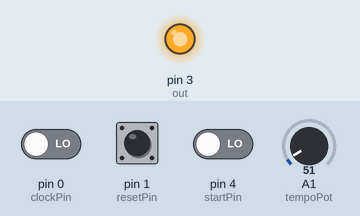
Bench run of a sketch on a simulated Arduino Uno, built with avr-gcc and run on an emulated ATmega328P. On the bench: output pins drawn as LEDs (lit = HIGH). The test bench sets the inputs (shaded band); at power-on: pin 0 (clockPin) LOW, pin 4 (startPin) LOW, pin 1 (resetPin) LOW, A1 (tempoPot) = 51.

Above: at 0.01 s.
At 1.3 s:
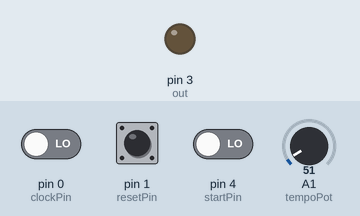
1.4 s: pin 0 (clockPin) driven HIGH and pin 4 (startPin) driven HIGH
At 1.59 s:
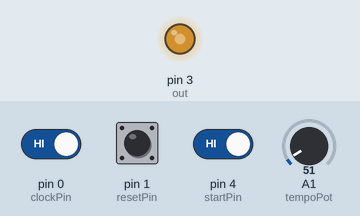
4.4 s: pin 4 (startPin) driven LOW
Timing chart, 0 to 7.4 s (numbered marks = the images above; inputs shaded):
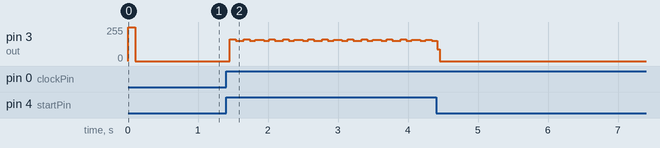

The sketch:

CVClockDivider.ino
```cpp
/***
*       _______    __   ________           __      ____  _       _     __
*      / ____| |  / /  / ____/ ____  _____/ /__   / __ \(__   __(_____/ ___  _____
*     / /    | | / /  / /   / / __ \/ ___/ //_/  / / / / | | / / / __  / _ \/ ___/
*    / /___  | |/ /  / /___/ / /_/ / /__/ ,<    / /_/ / /| |/ / / /_/ /  __/ /
*    \____/  |___/   \____/_/\____/\___/_/|_|  /_____/_/ |___/_/\__,_/\___/_/
*
*
*
*								***THX2112***
*
*							http://syinsi.com
*
*/

// Pins:

int tempoPot = A1;
int startPin = 4;
int resetPin = 1;
int clockPin = 0;
int out = 3;
int clockPulse;
int tempoValue;
int potMap;
int clockDivMult;
int bounceTimer = 0;
int lastBounceTime = 0;
int i = 0;
unsigned long timeoutTimer = 0;		//	microseconds
unsigned long previousPulse = 0;	//	microseconds
unsigned long currentPulse = 0;		//	microseconds
unsigned long periodStartTime = 0;	//	microseconds
unsigned long periodEndTime = 0;	//	microseconds
bool trigState = LOW;
bool lastTrigState = LOW;
bool resetState = LOW;
bool lastResetState = LOW;
bool startState = LOW;
bool lastStartState = LOW;
unsigned long duration;				//	microseconds
bool isHit = false;
unsigned long beginTime;
unsigned long now;


///////////////////////////////////////////////////////////////////////////////
//
//	Setup pins.
//

void setup()
{
	pinMode(startPin, INPUT);
	pinMode(out, OUTPUT);
	pinMode(resetPin, INPUT);
	pinMode(clockPin, INPUT);

	// Flash LED to show we're alive.
	digitalWrite(out, HIGH);
	delay(100);
	digitalWrite(out, LOW);

	getTempo(); // Prime the pump.

}

///////////////////////////////////////////////////////////////////////////////
//
//	Main.
//

void loop()
{
	checkTrigger();
}

///////////////////////////////////////////////////////////////////////////////
//
//	Time stuff. See if trigger is being hit...
//

void checkTrigger()
{

	//
	//	Check CLOCK and RESET pins.
	//

	trigState = digitalRead(clockPin);
	resetState = digitalRead(resetPin);
	startState = digitalRead(startPin);

	if (resetState == HIGH && lastResetState == LOW)	//	Reset clock if reset pin pulled high
	{
		clockPulse = 0;
		lastResetState = HIGH;
		getTempo();
		isHit = true;	//	All hits start on downbeat. Prevents skipping the first hit after a start or reset
	}

	if (startState == HIGH && lastStartState == LOW)	//	Reset clock if this is first new START
	{
		clockPulse = 0;
		lastStartState = HIGH;
		getTempo();
		isHit = true;	//	All hits start on downbeat. Prevents skipping the first hit after a start or reset
	}

	if ((trigState == HIGH) && (lastTrigState == LOW))	//	If a new clock is detected...
	{
		clockPulse++;

		if (clockPulse > 96)	//	Clocks start at one. Sync 24 = 24ppqn = 96 pulses per bar.
		{
			clockPulse = 1;
		}

		//
		//	Send the hit if it's time and START is held high. This is done here to minimize latency.
		//

		if (isHit)
		{
			if (startState)
			{
				hitIt();
			}
		}

		lastTrigState = HIGH;
	}

	//
	//	Reset state toggles.
	//

	if ((trigState == LOW) && (lastTrigState == HIGH))	//	This is a good place for time consuming code like maths.
		getTempo();		//	This is slow so do this here while nothing important is being done.
	{

		lastTrigState = LOW;
		checkNextHit();				//	Check if next clock will be a hit here to reduce latency.

	}

	if ((resetState == LOW) && (lastResetState == HIGH))
	{
		lastResetState = LOW;
	}

	if ((startState == LOW) && (lastStartState == HIGH))
	{
		lastStartState = LOW;
	}

}

///////////////////////////////////////////////////////////////////////////////
//
//	Send the new clock.
//

void hitIt()
{
	digitalWrite(out, HIGH);	//	Rising edge of new output clock.
	isHit = false;				//	Reset.
	beginTime = micros();
	now = 0;
	duration = 5000;			//	Pulse duration in microseconds. 5000us = 5ms

	clockPulse = 0;				//	Each pulse restarts clock.

	//
	//	Loop until the end of DURATION.
	//

	while (now < duration)
	{
		//
		//	Set division here for reduced latency
		//

		getTempo();


		//
		//	Don't reset isHit so that same clock pulse can be used to set up next clock in checkTrigger function.
		//


		now = (micros() - beginTime);	//	Register time for next run through.
	}

	//
	//	Clean up at end of pulse.
	//

	digitalWrite(out, LOW);	//	Falling edge of new clock.

}


//
//	Set division
//

int getTempo()
{

	tempoValue = analogRead(tempoPot);		//	Slow.

	potMap = map(tempoValue, 0, 1023, 11, 0);	// Reverse response of pot and map to X values

	if (potMap == 11) { clockDivMult = 96; }	//	1	Every bar.
	if (potMap == 10) { clockDivMult = 64; }	//	1.5 Causes uneven beats due to retriggering at end of 96-tick bar. (FIXED)
	if (potMap == 9) { clockDivMult = 48; }		//	2	half
	if (potMap == 8) { clockDivMult = 32; }		//	3	third. Causes uneven beats due to retriggering at end of 96-tick bar. (FIXED)
	if (potMap == 7) { clockDivMult = 24; }		//	4	quarter
	if (potMap == 6) { clockDivMult = 16; }		//	6
	if (potMap == 5) { clockDivMult = 12; }		//	8th note -- default setting
	if (potMap == 4) { clockDivMult = 6; }		//	16th notes
	if (potMap == 3) { clockDivMult = 4; }		//	24	fast
	if (potMap == 2) { clockDivMult = 3; }		//	32	really really fast
	if (potMap == 1) { clockDivMult = 2; }		//	64	something is going to break
	if (potMap == 0) { clockDivMult = 1; }		//	96	every 24ppqm clock tick (may fracture spacetime.)

	//checkHit();

	return clockDivMult; // Return isHit?

}

void checkHit()
{

	if ((clockPulse % clockDivMult == 0))	//	Slow.
	{
		isHit = true;
	}

}

void checkNextHit()
{

	if (((clockPulse + 1) % clockDivMult == 0))	//	Slow.
	{
		isHit = true;
	}

}
```
